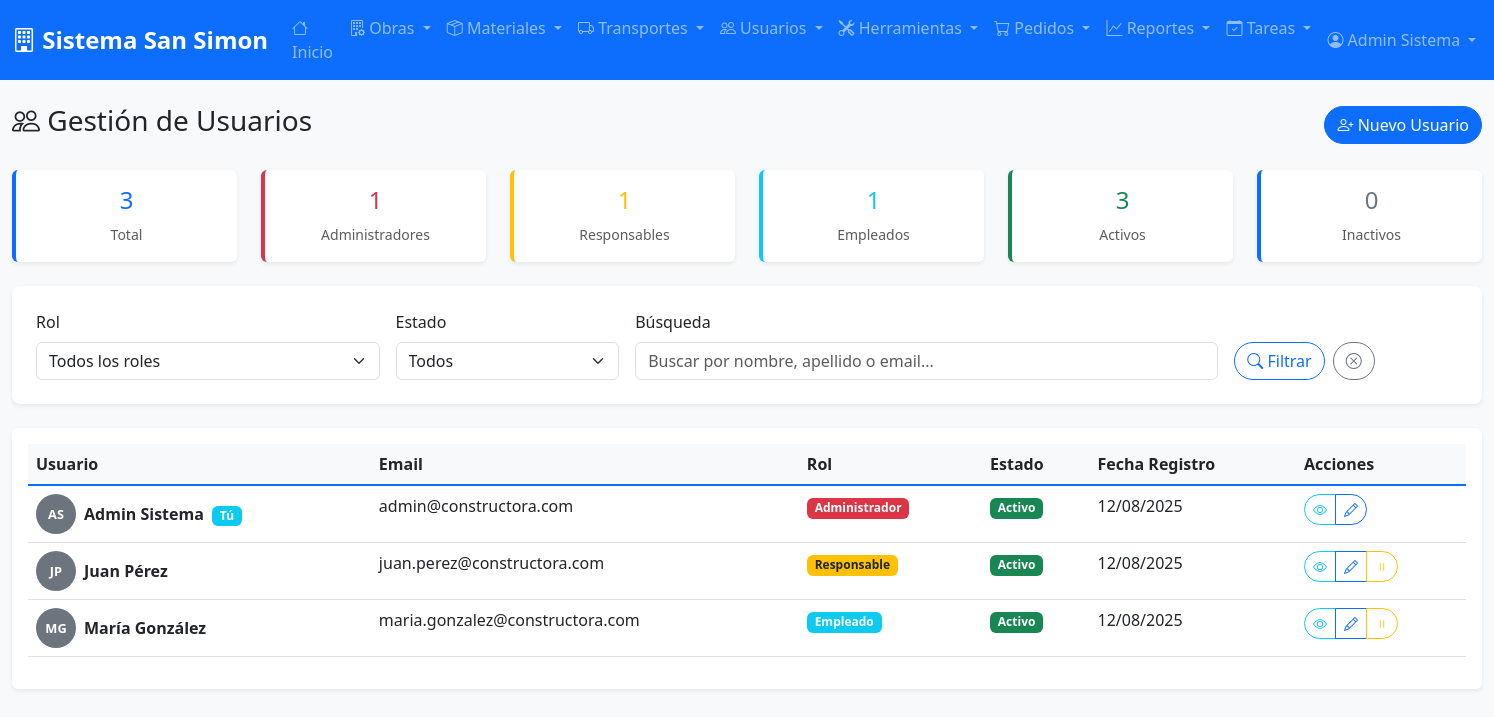
Page /modules/usuarios/list.php (signed in) on the committed database.
### tables this page shows
CREATE TABLE usuarios (
    id_usuario INT AUTO_INCREMENT PRIMARY KEY,
    nombre VARCHAR(100) NOT NULL,
    apellido VARCHAR(100) NOT NULL,
    email VARCHAR(150) UNIQUE NOT NULL,
    contraseña VARCHAR(255) NOT NULL,
    rol ENUM('administrador', 'responsable_obra', 'empleado') NOT NULL,
    estado ENUM('activo', 'inactivo') DEFAULT 'activo',
    telefono VARCHAR(20),
    direccion TEXT,
    fecha_nacimiento DATE,
    documento VARCHAR(20),
    fecha_ultimo_acceso TIMESTAMP NULL,
    intentos_login INT DEFAULT 0,
    bloqueado_hasta TIMESTAMP NULL,
    avatar VARCHAR(255),
    observaciones TEXT,
    fecha_creacion TIMESTAMP DEFAULT CURRENT_TIMESTAMP,
    fecha_actualizacion TIMESTAMP DEFAULT CURRENT_TIMESTAMP ON UPDATE CURRENT_TIMESTAMP
);

### modules/usuarios/list.php (the view, shortened to what this page needs)
<?php
$database = new Database();
$conn = $database->getConnection();
$filtro_busqueda = $_GET['busqueda'] ?? '';
$where_conditions = [];
$params = [];
$where_clause = !empty($where_conditions) ? 'WHERE ' . implode(' AND ', $where_conditions) : '';
try {
    $query = "SELECT * FROM usuarios $where_clause ORDER BY estado, rol, nombre, apellido";
    $stmt = $conn->prepare($query);
    $stmt->execute($params);
    $usuarios = $stmt->fetchAll();
    $stmt_stats = $conn->query("SELECT
        COUNT(*) as total_usuarios,
        COUNT(CASE WHEN rol = 'administrador' THEN 1 END) as administradores,
        COUNT(CASE WHEN rol = 'responsable_obra' THEN 1 END) as responsables,
        COUNT(CASE WHEN rol = 'empleado' THEN 1 END) as empleados,
        COUNT(CASE WHEN estado = 'activo' THEN 1 END) as activos,
        COUNT(CASE WHEN estado = 'inactivo' THEN 1 END) as inactivos
        FROM usuarios");
    $stats = $stmt_stats->fetch();
} catch (Exception $e) {
    error_log("Error al obtener usuarios: " . $e->getMessage());
    $usuarios = [];
    $stats = ['total_usuarios' => 0, 'administradores' => 0, 'responsables' => 0, 'empleados' => 0, 'activos' => 0, 'inactivos' => 0];
}
include '../../includes/header.php';
?>
<div class="row">
    <div class="col-12">
        <div class="d-flex justify-content-between align-items-center mb-4">
            <h1 class="h3">
                <i class="bi bi-people"></i> Gestión de Usuarios
            </h1>
            <a href="create.php" class="btn btn-primary">
                <i class="bi bi-person-plus"></i> Nuevo Usuario
            </a>
        </div>
    </div>
</div>
<div class="row mb-4">
    <div class="col-md-2">
        <div class="card dashboard-card">
            <div class="card-body text-center">
                <h4 class="text-primary"><?php echo $stats['total_usuarios']; ?></h4>
                <small class="text-muted">Total</small>
            </div>
        </div>
    </div>
    <div class="col-md-2">
        <div class="card dashboard-card danger">
            <div class="card-body text-center">
                <h4 class="text-danger"><?php echo $stats['administradores']; ?></h4>
                <small class="text-muted">Administradores</small>
            </div>
        </div>
    </div>
    <div class="col-md-2">
        <div class="card dashboard-card warning">
            <div class="card-body text-center">
                <h4 class="text-warning"><?php echo $stats['responsables']; ?></h4>
                <small class="text-muted">Responsables</small>
            </div>
        </div>
    </div>
    <div class="col-md-2">
        <div class="card dashboard-card info">
            <div class="card-body text-center">
                <h4 class="text-info"><?php echo $stats['empleados']; ?></h4>
                <small class="text-muted">Empleados</small>
            </div>
        </div>
    </div>
    <div class="col-md-2">
        <div class="card dashboard-card success">
            <div class="card-body text-center">
                <h4 class="text-success"><?php echo $stats['activos']; ?></h4>
                <small class="text-muted">Activos</small>
            </div>
        </div>
    </div>
    <div class="col-md-2">
        <div class="card dashboard-card">
            <div class="card-body text-center">
                <h4 class="text-secondary"><?php echo $stats['inactivos']; ?></h4>
                <small class="text-muted">Inactivos</small>
            </div>
        </div>
    </div>
</div>
<div class="filter-section">
    <form method="GET" class="row g-3">
        <div class="col-md-3">
            <label for="rol" class="form-label">Rol</label>
            <select class="form-select" id="rol" name="rol">
                <option value="">Todos los roles</option>
            </select>
        </div>
        <div class="col-md-2">
            <label for="estado" class="form-label">Estado</label>
            <select class="form-select" id="estado" name="estado">
                <option value="">Todos</option>
            </select>
        </div>
        <div class="col-md-5">
            <label for="busqueda" class="form-label">Búsqueda</label>
            <input type="text" class="form-control" id="busqueda" name="busqueda"
                   placeholder="Buscar por nombre, apellido o email..."
                   value="<?php echo htmlspecialchars($filtro_busqueda); ?>">
        </div>
        <div class="col-md-2 d-flex align-items-end">
            <button type="submit" class="btn btn-outline-primary me-2">
                <i class="bi bi-search"></i> Filtrar
            </button>
            <a href="list.php" class="btn btn-outline-secondary">
                <i class="bi bi-x-circle"></i>
            </a>
        </div>
    </form>
</div>
<div class="card">
    <div class="card-body">
        <?php if (!empty($usuarios)): ?>
        <div class="table-responsive">
            <table class="table table-hover">
                <thead>
                    <tr>
                        <th>Usuario</th>
                        <th>Email</th>
                        <th>Rol</th>
                        <th>Estado</th>
                        <th>Fecha Registro</th>
                        <th>Acciones</th>
                    </tr>
                </thead>
                <tbody>
                    <?php foreach ($usuarios as $usuario): ?>
                    <tr class="<?php echo $usuario['estado'] === 'inactivo' ? 'table-secondary' : ''; ?>">
                        <td>
                            <div class="d-flex align-items-center">
                                <div class="avatar-circle me-2">
                                    <?php echo strtoupper(substr($usuario['nombre'], 0, 1) . substr($usuario['apellido'], 0, 1)); ?>
                                </div>
                                <div>
                                    <strong><?php echo htmlspecialchars($usuario['nombre'] . ' ' . $usuario['apellido']); ?></strong>
                                    <?php if ($usuario['id_usuario'] == $_SESSION['user_id']): ?>
                                        <span class="badge bg-info ms-1">Tú</span>
                                    <?php endif; ?>
                                </div>
                            </div>
                        </td>
                        <td><?php echo htmlspecialchars($usuario['email']); ?></td>
                        <td>
                            <?php
                            $rol_class = '';
                            $rol_text = '';
                            switch ($usuario['rol']) {
                                case 'administrador':
                                    $rol_class = 'bg-danger';
                                    $rol_text = 'Administrador';
                                    break;
                                case 'responsable_obra':
                                    $rol_class = 'bg-warning text-dark';
                                    $rol_text = 'Responsable';
                                    break;
                                case 'empleado':
                                    $rol_class = 'bg-info';
                                    $rol_text = 'Empleado';
                                    break;
                            }
                            ?>
                            <span class="badge <?php echo $rol_class; ?>">
                                <?php echo $rol_text; ?>
                            </span>
                        </td>
                        <td>
                            <span class="badge <?php echo $usuario['estado'] === 'activo' ? 'bg-success' : 'bg-secondary'; ?>">
                                <?php echo ucfirst($usuario['estado']); ?>
                            </span>
                        </td>
                        <td><?php echo date('d/m/Y', strtotime($usuario['fecha_creacion'])); ?></td>
                        <td>
                            <div class="btn-group btn-group-sm" role="group">
                                <a href="view.php?id=<?php echo $usuario['id_usuario']; ?>"
                                   class="btn btn-outline-info" title="Ver detalles">
                                    <i class="bi bi-eye"></i>
                                </a>
                                <a href="edit.php?id=<?php echo $usuario['id_usuario']; ?>"
                                   class="btn btn-outline-primary" title="Editar">
                                    <i class="bi bi-pencil"></i>
                                </a>
                                <?php if ($usuario['id_usuario'] != $_SESSION['user_id']): ?>
                                <a href="toggle_status.php?id=<?php echo $usuario['id_usuario']; ?>"
                                   class="btn btn-outline-<?php echo $usuario['estado'] === 'activo' ? 'warning' : 'success'; ?>"
                                   title="<?php echo $usuario['estado'] === 'activo' ? 'Desactivar' : 'Activar'; ?>">
                                    <i class="bi bi-<?php echo $usuario['estado'] === 'activo' ? 'pause' : 'play'; ?>"></i>
                                </a>
                                <?php endif; ?>
                            </div>
                        </td>
                    </tr>
                    <?php endforeach; ?>
                </tbody>
            </table>
        </div>
        <?php endif; ?>
    </div>
</div>
<?php include '../../includes/footer.php'; ?>

### assets/css/style.css (style rules this page uses)
:root { --primary-color: #0d6efd; --secondary-color: #6c757d; --success-color: #198754; --danger-color: #dc3545; --warning-color: #ffc107; --info-color: #0dcaf0; --light-color: #f8f9fa; --light-color2: #f3f3f3; --dark-color: #212529; }
body { background-color: #f8f9fa; font-family: "Segoe UI", Tahoma, Geneva, Verdana, sans-serif; }
.card { border: none; box-shadow: 0 0.125rem 0.25rem rgba(0, 0, 0, 0.075); transition: box-shadow 0.15s ease-in-out; }
.btn { border-radius: 50px; font-weight: 500; transition: all 0.3s ease; }
.btn-primary { background-color: var(--primary-color); border-color: var(--primary-color); color: white; }
.table { background-color: white; }
.table thead th { background-color: var(--light-color); border-bottom: 2px solid var(--primary-color); font-weight: 600; color: var(--dark-color); }
.form-label { font-weight: 500; color: var(--dark-color); }
.dashboard-card { border-left: 4px solid var(--primary-color); }
.dashboard-card.success { border-left-color: var(--success-color); }
.dashboard-card.warning { border-left-color: var(--warning-color); }
.dashboard-card.danger { border-left-color: var(--danger-color); }
.dashboard-card.info { border-left-color: var(--info-color); }
.filter-section { background-color: white; border-radius: 0.5rem; padding: 1.5rem; margin-bottom: 1.5rem; box-shadow: 0 0.125rem 0.25rem rgba(0, 0, 0, 0.075); }

### modules/usuarios/list.php (style rules this page uses)
.avatar-circle { width: 40px; height: 40px; border-radius: 50%; background-color: #6c757d; color: white; display: flex; align-items: center; justify-content: center; font-weight: bold; font-size: 0.8rem; }

### rows in the picture
usuarios: nombre+apellido "AS", nombre+apellido "Admin Sistema", shows "Tú", email "admin@constructora.com", rol "Administrador", estado "Activo", fecha_creacion "12/08/2025"
usuarios: nombre+apellido "JP", nombre+apellido "Juan Pérez", email "juan.perez@constructora.com", rol "Responsable", estado "Activo", fecha_creacion "12/08/2025"
usuarios: nombre+apellido "MG", nombre+apellido "María González", email "maria.gonzalez@constructora.com", rol "Empleado", estado "Activo", fecha_creacion "12/08/2025"

### other values in the picture
SITE_NAME "Sistema San Simon"
$_SESSION['user_name'] "Admin Sistema"
$stats['total_usuarios'] "3"
$stats['administradores'] "1"
$stats['responsables'] "1"
$stats['empleados'] "1"
$stats['activos'] "3"
$stats['inactivos'] "0"
